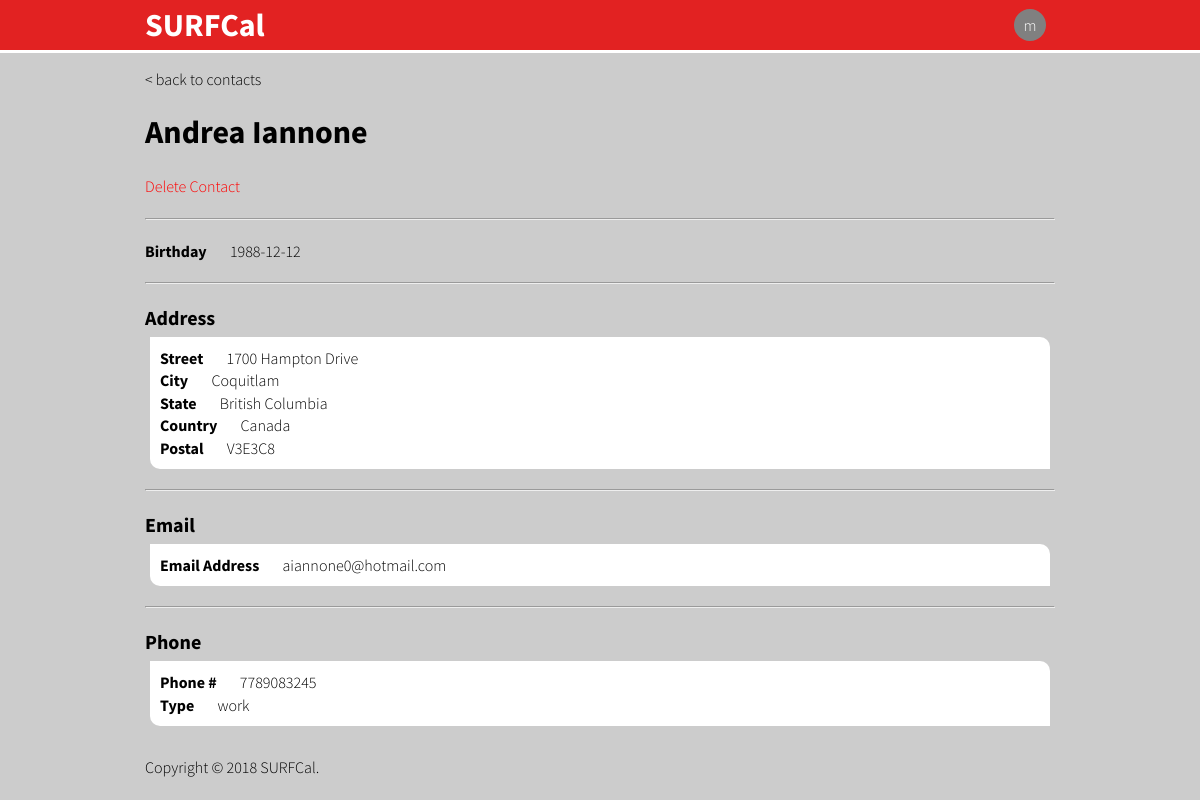
Page /?SURFCal=contact&contact=contactDetail&contactId=2 (signed in) on the committed database.
### tables this page shows
CREATE TABLE Contacts (
    contactId   INTEGER AUTO_INCREMENT,
    accId       INTEGER,
    name        VARCHAR(32) NOT NULL,
    birthday    DATE,
    PRIMARY KEY (contactId),
    FOREIGN KEY (accId) REFERENCES Accounts(id) ON DELETE CASCADE ON UPDATE CASCADE
);

CREATE TABLE ContactAddresses (
    contactId   INTEGER,
    streetField VARCHAR(256) NOT NULL,
    city        VARCHAR(32) NOT NULL,
    state_      VARCHAR(32) NOT NULL,
    country     VARCHAR(32) NOT NULL,
    postal      CHAR(8) NOT NULL,
    PRIMARY KEY (contactId, streetField, city, state_, country, postal),
    FOREIGN KEY (contactId) REFERENCES Contacts(contactId) ON DELETE CASCADE ON UPDATE CASCADE
);

CREATE TABLE ContactEmails (
    contactId   INTEGER,
    email       VARCHAR(64) NOT NULL,
    PRIMARY KEY (contactId, email),
    FOREIGN KEY (contactId) REFERENCES Contacts(contactId) ON DELETE CASCADE ON UPDATE CASCADE
);

CREATE TABLE ContactPhones (
    contactId   INTEGER,
    phoneNum    VARCHAR(32) NOT NULL,
    type        ENUM('home', 'work', 'evening', 'cell', 'iPhone', 'other') NOT NULL,
    PRIMARY KEY (contactId, phoneNum),
    FOREIGN KEY (contactId) REFERENCES Contacts(contactId) ON DELETE CASCADE ON UPDATE CASCADE
);

### web/config/properties.php (called while the page is built, shortened)
<?php
$profile = 'SURFCal';
?>

### web/config/database.php (called while the page is built, shortened)
<?php
$host = 'localhost';
$user = 'root';
$pass = '';
$schema = 'surfcal';
$conn = new mysqli($host, $user, $pass, $schema);
$conn->set_charset('utf-8');
function getContactDetails($contactId) {
	global $conn;
	$result = [];
	$stmt = mysqli_prepare($conn, "SELECT name, birthday FROM Contacts WHERE contactId=?;");
	mysqli_stmt_bind_param($stmt, "i", $contactId);
	mysqli_stmt_execute($stmt);
	$name_result = mysqli_stmt_get_result($stmt);
	$row = mysqli_fetch_assoc($name_result);
	array_push($result, $row);
	$address_stmt = mysqli_prepare($conn, "SELECT streetField, city, state_, country, postal FROM ContactAddresses WHERE contactId=?;");
	mysqli_stmt_bind_param($address_stmt, "i", $contactId);
	mysqli_stmt_execute($address_stmt);
	$address_result = mysqli_stmt_get_result($address_stmt);
	$email_stmt = mysqli_prepare($conn, "SELECT email FROM ContactEmails WHERE contactId=?;");
	mysqli_stmt_bind_param($email_stmt, "i", $contactId);
	mysqli_stmt_execute($email_stmt);
	$email_result = mysqli_stmt_get_result($email_stmt);
	$phone_stmt = mysqli_prepare($conn, "SELECT phoneNum, type FROM ContactPhones WHERE contactId=?;");
	mysqli_stmt_bind_param($phone_stmt, "i", $contactId);
	mysqli_stmt_execute($phone_stmt);
	$phone_result = mysqli_stmt_get_result($phone_stmt);
	if ($address_result) {
		while($row = mysqli_fetch_assoc($address_result)) {
			array_push($result, $row);
		}
	}
	if ($email_result) {
		while($row = mysqli_fetch_assoc($email_result)) {
			array_push($result, $row);
		}
	}
	if ($phone_result) {
		while($row = mysqli_fetch_assoc($phone_result)) {
			array_push($result, $row);
		}
	}
	return $result;
}
?>

### web/sources/contact/functions.php (the view, shortened to what this page needs)
<?php
function displayContactDetails($contactId, $details) {
	global $profile;
	$name = "";
	$birthday = "";
	$addresses = [];
	$emails = [];
	$phones = [];
	foreach($details as &$detail) {
		if (isset($detail["name"])) $name = $detail["name"];
		if (isset($detail["birthday"])) $birthday = $detail["birthday"];
		if (isset($detail["streetField"])) {
			array_push($addresses, $detail);
		} else if (isset($detail["email"])) {
			array_push($emails, $detail);
		} else if (isset($detail["phoneNum"])) {
			array_push($phones, $detail);
		}
	}
	echo '<div class="contactDetail">';
	echo '<a id="backToContacts" href="?'. $profile . '=contact" style="display: block;">< back to contacts</a>';
	echo '<h2 id="contactName">' . $name . '</h2>';
	displayDeleteContactOption($contactId);
	if ($birthday !== "") {
		echo '<hr>';
		echo '<span class="infoField">';
		echo '<label>Birthday</label>  ' . $birthday;
		echo '</span>';
	}
	if (count($addresses) > 0) {
		echo '<hr>';
		echo '<h4>Address</h4>';
		foreach($addresses as &$address) {
			echo '<div class="contactInfoSection">';
			generateInfoField($address);
			echo '</div>';
		}
	}
	if (count($emails) > 0) {
		echo '<hr>';
		echo '<h4>Email</h4>';
		foreach($emails as &$email) {
			echo '<div class="contactInfoSection">';
			echo '</div>';
		}
	}
	if (count($phones) > 0) {
		echo '<hr>';
		echo '<h4>Phone</h4>';
		foreach($phones as &$phone) {
			echo '<div class="contactInfoSection">';
			echo '</div>';
		}
	}
	echo '</div>';
}
function generateInfoField($info) {
	foreach($info as $key => $value) {
		echo '<span class="infoField">';
		echo '<label>' . infoKeyToLabel($key) . '</label>  ' . $value;
		echo '</span>';
	}
}
function infoKeyToLabel($key) {
	$label = "";
	switch ($key) {
		case "streetField":
			$label = "Street";
			break;
		case "city":
			$label = "City";
			break;
		case "state_":
			$label = "State";
			break;
		case "country":
			$label = "Country";
			break;
		case "postal":
			$label = "Postal";
			break;
		case "email":
			$label = "Email Address";
			break;
		case "phoneNum":
			$label = "Phone #";
			break;
		case "type":
			$label = "Type";
			break;
	}
	return $label;
}
function displayDeleteContactOption($contactId) {
	global $profile;
	echo '<a id="deleteContact" href="?' . $profile . '=contact&contact=deleteContact&contactId=' . $contactId . '">Delete Contact</a>';
}
?>

### web/styles/styles.css (style rules this page uses)
html, body { height: 100%; min-height: auto; }
body { background-color: #cccccc; color: black; font-family: "Source Sans Pro", sans-serif; font-size: 12pt; font-weight: 300; line-height: 1.4; margin: 0; padding: 0; }
h1, h2, h3, h4, h5, h6 { font-weight: 700; margin: 0; padding: 0; }
h2 { font-size: 24pt; }
h4 { font-size: 15pt; }
a:link, a:visited { color: #326ed8; text-decoration: none; }
#backToContacts { margin-bottom: 20px; color: black; }
#deleteContact { color: red; font-size: 16px; display: block; margin-top: 20px; margin-bottom: 20px; }
.contactInfoSection { background-color: white; padding: 10px; margin: 5px; border-radius: 0px 10px; display: block; }
.contactDetail { width: 100%; }
.contactDetail hr { margin-top: 20px; margin-bottom: 20px; }
.infoField { display: block; }
.infoField label { font-weight: bold; padding-right: 20px; }

### rows in the picture
contacts: name "Andrea Iannone", birthday "1988-12-12"
contactaddresses: key "Street", streetField "1700 Hampton Drive", key "City", city "Coquitlam", key "State", state_ "British Columbia", key "Country", country "Canada", key "Postal", postal "V3E3C8"
contactemails: key "Email Address", email "aiannone0@hotmail.com"
contactphones: key "Phone #", phoneNum "7789083245", key "Type", type "work"

### other values in the picture
$user[0] "m"
$copy "2018"
$siteTitle "SURFCal"
